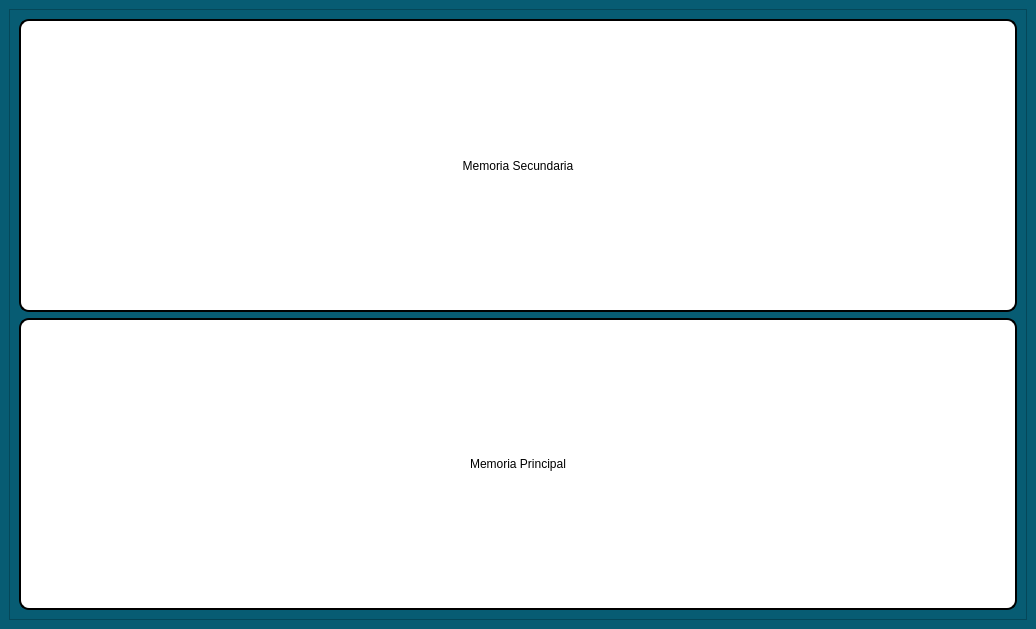
<?xml version="1.0" encoding="UTF-8"?>
<ui version="4.0">
 <class>Memory</class>
 <widget class="QMainWindow" name="Memory">
  <property name="geometry">
   <rect>
    <x>0</x>
    <y>0</y>
    <width>1036</width>
    <height>629</height>
   </rect>
  </property>
  <property name="windowTitle">
   <string>MainWindow</string>
  </property>
  <widget class="QWidget" name="centralwidget">
   <property name="styleSheet">
    <string notr="true">background-color: rgb(7, 92, 115);</string>
   </property>
   <layout class="QVBoxLayout" name="verticalLayout">
    <item>
     <widget class="QFrame" name="frame">
      <property name="frameShape">
       <enum>QFrame::StyledPanel</enum>
      </property>
      <property name="frameShadow">
       <enum>QFrame::Raised</enum>
      </property>
      <property name="lineWidth">
       <number>0</number>
      </property>
      <layout class="QVBoxLayout" name="verticalLayout_2">
       <item>
        <widget class="QFrame" name="frame_3">
         <property name="styleSheet">
          <string notr="true">QFrame{
background-color: rgb(255, 255, 255);
border-radius:10px;
border: 2px solid #000000;
}</string>
         </property>
         <property name="frameShape">
          <enum>QFrame::StyledPanel</enum>
         </property>
         <property name="frameShadow">
          <enum>QFrame::Raised</enum>
         </property>
         <layout class="QVBoxLayout" name="verticalLayout_4" stretch="1,8">
          <item>
           <widget class="QLabel" name="label_2">
            <property name="styleSheet">
             <string notr="true">QFrame{

border: none;
}</string>
            </property>
            <property name="text">
             <string>Memoria Secundaria</string>
            </property>
            <property name="alignment">
             <set>Qt::AlignCenter</set>
            </property>
           </widget>
          </item>
          <item>
           <layout class="QVBoxLayout" name="grafica2"/>
          </item>
         </layout>
        </widget>
       </item>
       <item>
        <widget class="QFrame" name="frame_2">
         <property name="styleSheet">
          <string notr="true">QFrame{
background-color: rgb(255, 255, 255);
border-radius:10px;
border: 2px solid #000000;
}</string>
         </property>
         <property name="frameShape">
          <enum>QFrame::StyledPanel</enum>
         </property>
         <property name="frameShadow">
          <enum>QFrame::Raised</enum>
         </property>
         <layout class="QVBoxLayout" name="verticalLayout_3" stretch="1,8">
          <item>
           <widget class="QLabel" name="label">
            <property name="styleSheet">
             <string notr="true">QFrame{

border: none;
}</string>
            </property>
            <property name="text">
             <string>Memoria Principal</string>
            </property>
            <property name="alignment">
             <set>Qt::AlignCenter</set>
            </property>
           </widget>
          </item>
          <item>
           <layout class="QVBoxLayout" name="grafica1"/>
          </item>
         </layout>
        </widget>
       </item>
      </layout>
     </widget>
    </item>
   </layout>
  </widget>
 </widget>
 <resources/>
 <connections/>
</ui>
